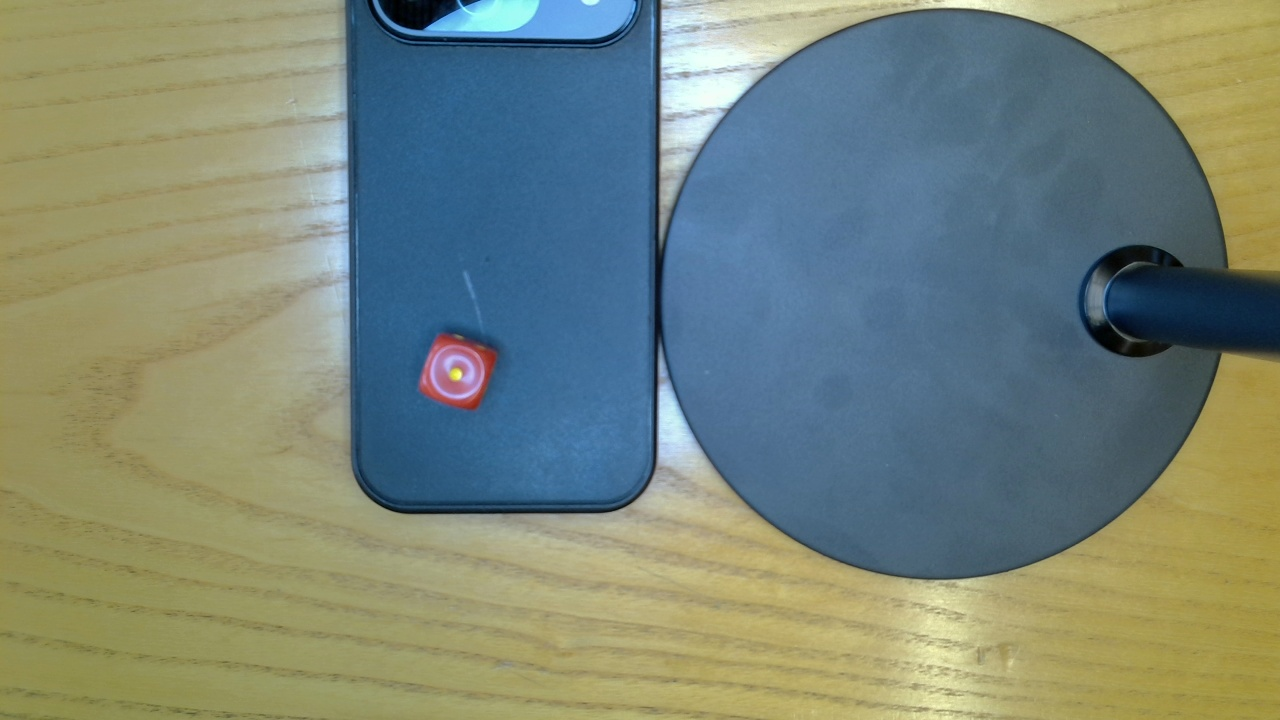
#> input picture dice/calibration/red/0001.jpg, 1280 x 720 px, given in place of the camera
$ python app.py
#> lines starting #> are read from the running program, lines starting #| are printed output that depends on the picture; after the words box and inside, x2 and y2 are one past the last pixel; in counts of white or black regions, pixels touching at a corner belong together
from __future__ import annotations

import argparse
import collections
import platform
import sys
from dataclasses import dataclass, field
from pathlib import Path

import cv2
import numpy as np

sys.path.insert(0, str(Path(__file__).parent))

try:
    from pygrabber.dshow_graph import FilterGraph
except ImportError:
    FilterGraph = None


# ── HSV colour ranges  (H: 0-180, S: 0-255, V: 0-255) ────────────────────────

# Die body colours
_YELLOW_BODY = [((22, 60, 120), (34, 255, 255))]
_RED_BODY    = [((0, 120, 70), (20, 255, 255))]
_WHITE_BODY  = [((0, 0, 170), (180, 50, 255))]

# Pip colours (yellow die → red pips; red die → yellow pips)
_RED_PIP    = [((0, 100, 70), (10, 255, 255)), ((160, 100, 70), (180, 255, 255))]
_YELLOW_PIP = [((15, 0, 0), (35, 255, 255))]

# Symbol colours for the white die
_GREEN_SYM  = [((40, 60, 60),  (80, 255, 255))]
_BLUE_SYM   = [((90, 80, 60),  (130, 255, 255))]
_YELLOW_SYM = [((10, 60, 60),  (35, 255, 255))]
_BLACK_SYM  = [((0, 0, 0),     (180, 255, 70))]

# Brown tray range (tune if lighting changes)
_TRAY_BROWN = [((1, 30, 10), (18, 200, 80))]
_TRAY_CTRL_WINDOW = "Tray HSV Controls"

# Flat side of the tray ROI: "bottom" | "top" | "left" | "right"
# The circle will be clipped by a chord at this side.
_TRAY_FLAT_SIDE = "bottom"
# Scale applied to the detected tray radius so the ROI tracks the tray interior, not the outer rim.
_TRAY_RADIUS_SCALE = 0.91
# How far the chord cuts in from the edge of the inscribed circle (0.0 = no cut, 1.0 = half)
_TRAY_FLAT_DEPTH = 0.24

# Debug HSV picker state
_DEBUG_HSV_STATE = {
    "current_frame_hsv": None,
    "last_clicked_hsv": None,
    "hover_hsv": None,
    "hover_pos": None,
    "enable": False
}


def _noop(_: int) -> None:
    pass


# [83 lines left out: functions _make_flat_circle_mask, _on_mouse_click, not called in this run]


def _init_tray_hsv_controls() -> None:
    cv2.namedWindow(_TRAY_CTRL_WINDOW, cv2.WINDOW_NORMAL)
    cv2.resizeWindow(_TRAY_CTRL_WINDOW, 420, 220)
    lo, hi = _TRAY_BROWN[0]
    cv2.createTrackbar("H min", _TRAY_CTRL_WINDOW, lo[0], 180, _noop)
    cv2.createTrackbar("H max", _TRAY_CTRL_WINDOW, hi[0], 180, _noop)
    cv2.createTrackbar("S min", _TRAY_CTRL_WINDOW, lo[1], 255, _noop)
    cv2.createTrackbar("S max", _TRAY_CTRL_WINDOW, hi[1], 255, _noop)
    cv2.createTrackbar("V min", _TRAY_CTRL_WINDOW, lo[2], 255, _noop)
    cv2.createTrackbar("V max", _TRAY_CTRL_WINDOW, hi[2], 255, _noop)


def _read_tray_hsv_controls() -> list[tuple[tuple[int, int, int], tuple[int, int, int]]]:
    try:
        if cv2.getWindowProperty(_TRAY_CTRL_WINDOW, cv2.WND_PROP_VISIBLE) < 0:
            _init_tray_hsv_controls()

        h_min = cv2.getTrackbarPos("H min", _TRAY_CTRL_WINDOW)
        h_max = cv2.getTrackbarPos("H max", _TRAY_CTRL_WINDOW)
        s_min = cv2.getTrackbarPos("S min", _TRAY_CTRL_WINDOW)
        s_max = cv2.getTrackbarPos("S max", _TRAY_CTRL_WINDOW)
        v_min = cv2.getTrackbarPos("V min", _TRAY_CTRL_WINDOW)
        v_max = cv2.getTrackbarPos("V max", _TRAY_CTRL_WINDOW)
    except cv2.error:
        return list(_TRAY_BROWN)

    lo = (min(h_min, h_max), min(s_min, s_max), min(v_min, v_max))
    hi = (max(h_min, h_max), max(s_min, s_max), max(v_min, v_max))
    return [(lo, hi)]

# One entry per physical die; drives both detection and analysis
_DIE_TYPES: list[dict] = [
    {"label": "Yellow", "body": _YELLOW_BODY, "pip_ranges": _RED_PIP,    "symbol": False, "color": (0, 200, 255)},
    {"label": "Red",    "body": _RED_BODY,    "pip_ranges": _YELLOW_PIP, "symbol": False, "color": (0, 0, 220)},
    {"label": "White",  "body": _WHITE_BODY,  "pip_ranges": None,        "symbol": True,  "color": (200, 200, 200)},
]


# ── Dataclass ─────────────────────────────────────────────────────────────────

@dataclass
class DieDetection:
    label: str                    # "Yellow" | "Red" | "White"
    contour: np.ndarray
    center: tuple[int, int]
    area: float
    value: int | str | None       # 1-6 for pipped dice; colour name for white die
    best_guess: int | str | None = field(default=None)  # most common value over recent frames


class ValueHistory:
    """Tracks per-die value detections over a rolling window and returns the mode."""

    def __init__(self, window: int = 30) -> None:
        self._window = window
        # label -> deque of recent values (None entries excluded from vote)
        self._history: dict[str, collections.deque] = {}

    # [11 lines left out: function update, not called in this run]

    def reset(self, label: str) -> None:
        """Clear history for a die (e.g. when it leaves the frame)."""
        self._history.pop(label, None)


# ── Colour helpers ────────────────────────────────────────────────────────────

def _hsv_mask(hsv: np.ndarray, ranges: list[tuple]) -> np.ndarray:
    mask = np.zeros(hsv.shape[:2], dtype=np.uint8)
    for lo, hi in ranges:
        mask = cv2.bitwise_or(mask, cv2.inRange(hsv, lo, hi))
    return mask


# [61 lines left out: functions _center_roi, _detect_tray_circle, _count_circular_blobs, not called in this run]


def count_colored_pips(warped: np.ndarray, pip_ranges: list[tuple]) -> int | None:
    hsv = cv2.cvtColor(warped, cv2.COLOR_BGR2HSV)
    return _count_circular_blobs(_center_roi(_hsv_mask(hsv, pip_ranges)))


# [38 lines left out: functions detect_white_die_symbol, _order_points, _warp_die, _contour_center, not called in this run]


# ── Detector ──────────────────────────────────────────────────────────────────

class DiceDetector:
    _CLOSE = np.ones((7, 7), dtype=np.uint8)
    _OPEN  = np.ones((5, 5), dtype=np.uint8)
    _MIN_AREA_FRAC = 0.003
    _MAX_AREA_FRAC = 0.04
    _MAX_ASPECT_RATIO = 1.55
    _MIN_RECT_FILL = 0.58
    _MAX_SQUARE_SHAPE_SCORE = 0.16
    _TRAY_KEEP_FRAMES = 45

    def __init__(self) -> None:
        self.last_tray_circle: tuple[int, int, int] | None = None
        self.last_tray_mask: np.ndarray | None = None
        self.tray_brown_ranges: list[tuple[tuple[int, int, int], tuple[int, int, int]]] = list(_TRAY_BROWN)
        self._tray_miss_count = 0

    def _tray_mask(self, frame: np.ndarray) -> np.ndarray:
        h, w = frame.shape[:2]
        hsv = cv2.cvtColor(frame, cv2.COLOR_BGR2HSV)
        brown_mask = _hsv_mask(hsv, self.tray_brown_ranges)
        brown_mask = cv2.morphologyEx(brown_mask, cv2.MORPH_CLOSE, np.ones((9, 9), dtype=np.uint8), iterations=2)
        brown_mask = cv2.morphologyEx(brown_mask, cv2.MORPH_OPEN, np.ones((5, 5), dtype=np.uint8), iterations=1)

        contours, _ = cv2.findContours(brown_mask, cv2.RETR_EXTERNAL, cv2.CHAIN_APPROX_SIMPLE)
        if contours:
            largest = max(contours, key=cv2.contourArea)
            if cv2.contourArea(largest) > (h * w * 0.05):
                mask = np.zeros((h, w), dtype=np.uint8)
                cv2.drawContours(mask, [largest], -1, 255, thickness=-1)
                self.last_tray_mask = mask
                self.last_tray_circle = None
                self._tray_miss_count = 0
                return mask

        if self.last_tray_mask is not None:
            self._tray_miss_count += 1
            if self._tray_miss_count <= self._TRAY_KEEP_FRAMES:
                return self.last_tray_mask
            self.last_tray_mask = None

        self.last_tray_circle = None
        return np.zeros((h, w), dtype=np.uint8)

    # [34 lines left out: function _is_die_like_contour, not called in this run]

    def _best_contour(self, frame: np.ndarray, body_ranges: list[tuple]) -> np.ndarray | None:
        """Find the largest blob matching the body colour that looks like a die face."""
        hsv = cv2.cvtColor(frame, cv2.COLOR_BGR2HSV)
        mask = _hsv_mask(hsv, body_ranges)
        mask = cv2.morphologyEx(mask, cv2.MORPH_CLOSE, self._CLOSE, iterations=3)
        mask = cv2.morphologyEx(mask, cv2.MORPH_OPEN,  self._OPEN,  iterations=1)

        contours, _ = cv2.findContours(mask, cv2.RETR_EXTERNAL, cv2.CHAIN_APPROX_SIMPLE)
        frame_area = frame.shape[0] * frame.shape[1]
        best, best_area = None, 0.0
        for c in contours:
            if not self._is_die_like_contour(c, frame_area):
                continue

            a = cv2.contourArea(c)
            if a > best_area:
                best_area, best = a, c
        return best

    def detect(self, frame: np.ndarray, use_roi: bool = True) -> list[DieDetection]:
        results: list[DieDetection] = []
        if use_roi:
            tray_mask = self._tray_mask(frame)
            masked_frame = cv2.bitwise_and(frame, frame, mask=tray_mask)
        else:
            masked_frame = frame

        for die_type in _DIE_TYPES:
            contour = self._best_contour(masked_frame, die_type["body"])
            if contour is None:
                continue

            corners = cv2.boxPoints(cv2.minAreaRect(contour.astype(np.float32))).astype(np.int32)
            warped = _warp_die(frame, corners)

            value: int | str | None
            if die_type["symbol"]:
                value = detect_white_die_symbol(warped)
            else:
                value = count_colored_pips(warped, die_type["pip_ranges"])

            results.append(DieDetection(
                label=die_type["label"],
                contour=contour,
                center=_contour_center(contour),
                area=cv2.contourArea(contour),
                value=value,
            ))

        results.sort(key=lambda d: (d.center[1], d.center[0]))
        return results


# ── Overlay ───────────────────────────────────────────────────────────────────

def draw_detections(
    frame: np.ndarray,
    detections: list[DieDetection],
    tray_circle: tuple[int, int, int] | None = None,
    tray_mask: np.ndarray | None = None,
    use_roi: bool = True,
) -> np.ndarray:
    if use_roi and tray_mask is not None:
        out = cv2.bitwise_and(frame, frame, mask=tray_mask)
    else:
        out = frame.copy()

    found_labels = {d.label for d in detections}

    for det in detections:
        color = next(t["color"] for t in _DIE_TYPES if t["label"] == det.label)
        cv2.polylines(out, [cv2.convexHull(det.contour)], True, color, 2)

        v = det.value if det.value is not None else "?"
        bg = det.best_guess if det.best_guess is not None else "?"
        live_label = f"{det.label}: {v}"
        best_label = f"  best: {bg}"
        org_live = (det.center[0] - 55, det.center[1] - 10)
        org_best = (det.center[0] - 55, det.center[1] + 18)
        cv2.putText(out, live_label, org_live, cv2.FONT_HERSHEY_SIMPLEX, 0.65, (10, 10, 10), 3, cv2.LINE_AA)
        cv2.putText(out, live_label, org_live, cv2.FONT_HERSHEY_SIMPLEX, 0.65, color, 2, cv2.LINE_AA)
        cv2.putText(out, best_label, org_best, cv2.FONT_HERSHEY_SIMPLEX, 0.65, (10, 10, 10), 3, cv2.LINE_AA)
        cv2.putText(out, best_label, org_best, cv2.FONT_HERSHEY_SIMPLEX, 0.65, (255, 255, 255), 2, cv2.LINE_AA)

    missing = [t["label"] for t in _DIE_TYPES if t["label"] not in found_labels]
    status = "Detected: " + (", ".join(found_labels) if found_labels else "none")
    if missing:
        status += "  |  Not found: " + ", ".join(missing)
    cv2.putText(out, status, (20, 30), cv2.FONT_HERSHEY_SIMPLEX, 0.65, (10, 10, 10), 3, cv2.LINE_AA)
    cv2.putText(out, status, (20, 30), cv2.FONT_HERSHEY_SIMPLEX, 0.65, (255, 255, 255), 2, cv2.LINE_AA)
    return out


# ── Camera helpers ────────────────────────────────────────────────────────────

# [13 lines left out: function camera_name_matches, not called in this run]


def find_preferred_camera_index(preferred_name: str) -> int | None:
    if platform.system() != "Windows" or FilterGraph is None:
        return None
    try:
        devices = FilterGraph().get_input_devices()
    except Exception:
        return None
    for i, name in enumerate(devices):
        if camera_name_matches(name, preferred_name):
            return i
    for i, name in enumerate(devices):
        n = name.casefold()
        if "hd usb camera" in n:
            return i
    return None


def open_camera(
    camera_index: int,
    width: int,
    height: int,
    preferred_name: str | None = None,
    exposure: float | None = -3.0,
) -> tuple[cv2.VideoCapture, int]:
    idx = camera_index
    if preferred_name and camera_index == 0:
        preferred = find_preferred_camera_index(preferred_name)
        if preferred is not None:
            idx = preferred
    cap = cv2.VideoCapture(idx, cv2.CAP_DSHOW)
    if not cap.isOpened():
        cap = cv2.VideoCapture(idx)
    cap.set(cv2.CAP_PROP_FRAME_WIDTH, width)
    cap.set(cv2.CAP_PROP_FRAME_HEIGHT, height)
    cap.set(cv2.CAP_PROP_BUFFERSIZE, 1)

    # On many Windows webcams, manual exposure requires setting AUTO_EXPOSURE first.
    # DSHOW commonly uses 0.25 = manual and exposure values around -4 .. -10.
    if exposure is not None:
        cap.set(cv2.CAP_PROP_AUTO_EXPOSURE, 0.25)
        cap.set(cv2.CAP_PROP_EXPOSURE, float(exposure))

    return cap, idx


def set_manual_exposure(cap: cv2.VideoCapture, exposure: float) -> None:
    """Switch camera to manual exposure mode and apply exposure value."""
    cap.set(cv2.CAP_PROP_AUTO_EXPOSURE, 0.25)
    cap.set(cv2.CAP_PROP_EXPOSURE, float(exposure))


def set_auto_exposure(cap: cv2.VideoCapture) -> None:
    """Switch camera to auto exposure mode (best-effort across webcam drivers)."""
    cap.set(cv2.CAP_PROP_AUTO_EXPOSURE, 0.75)


# ── CLI ───────────────────────────────────────────────────────────────────────

def parse_args() -> argparse.Namespace:
    p = argparse.ArgumentParser(description="Detect three unique dice from a USB webcam.")
    p.add_argument("--camera-index", type=int, default=0)
    p.add_argument("--camera-name",  type=str, default="HD USB Camera")
    p.add_argument("--width",        type=int, default=1280)
    p.add_argument("--height",       type=int, default=720)
    p.add_argument(
        "--exposure",
        type=float,
        default=-3.0,
        help="Manual camera exposure (commonly -4 to -10 on Windows webcams).",
    )
    return p.parse_args()


def main() -> None:
    args = parse_args()
    detector = DiceDetector()
    history = ValueHistory(window=30)  # ~1 s at 30 fps
    capture, selected_index = open_camera(
        args.camera_index,
        args.width,
        args.height,
        args.camera_name,
        args.exposure,
    )

    if not capture.isOpened():
        raise RuntimeError("Could not open the webcam. Check the USB connection and camera index.")

    print(f"Using camera index {selected_index}.")
    print(f"Requested manual exposure: {args.exposure}")
    print("Press 'q' to quit.")
    print("Press 'd' to toggle HSV debug mode (click pixels to see HSV).")
    print("Press 'r' to toggle tray ROI masking.")
    print("Press 'e' to step exposure darker (-0.5).")
    print("Press 'w' to step exposure brighter (+0.5).")
    _init_tray_hsv_controls()
    mouse_callback_registered = False
    roi_enabled = True
    current_exposure = round(float(args.exposure) * 2.0) / 2.0
    current_exposure = max(-10.0, min(-1.0, current_exposure))
    set_manual_exposure(capture, current_exposure)

    while True:
        ok, frame = capture.read()
#> frame is the input picture: shape (720, 1280, 3); mean B, G, R 120, 133.2, 120.6
        if not ok:
            print("Could not read a frame from the webcam.")
            break
        detector.tray_brown_ranges = _read_tray_hsv_controls()
        detections = detector.detect(frame, use_roi=roi_enabled)
#> the loop in _hsv_mask, `for lo, hi in ranges:` made 1 pass
#> pass 1, in _hsv_mask, `mask = cv2.bitwise_or(mask, cv2.inRange(hsv, lo, hi))`:
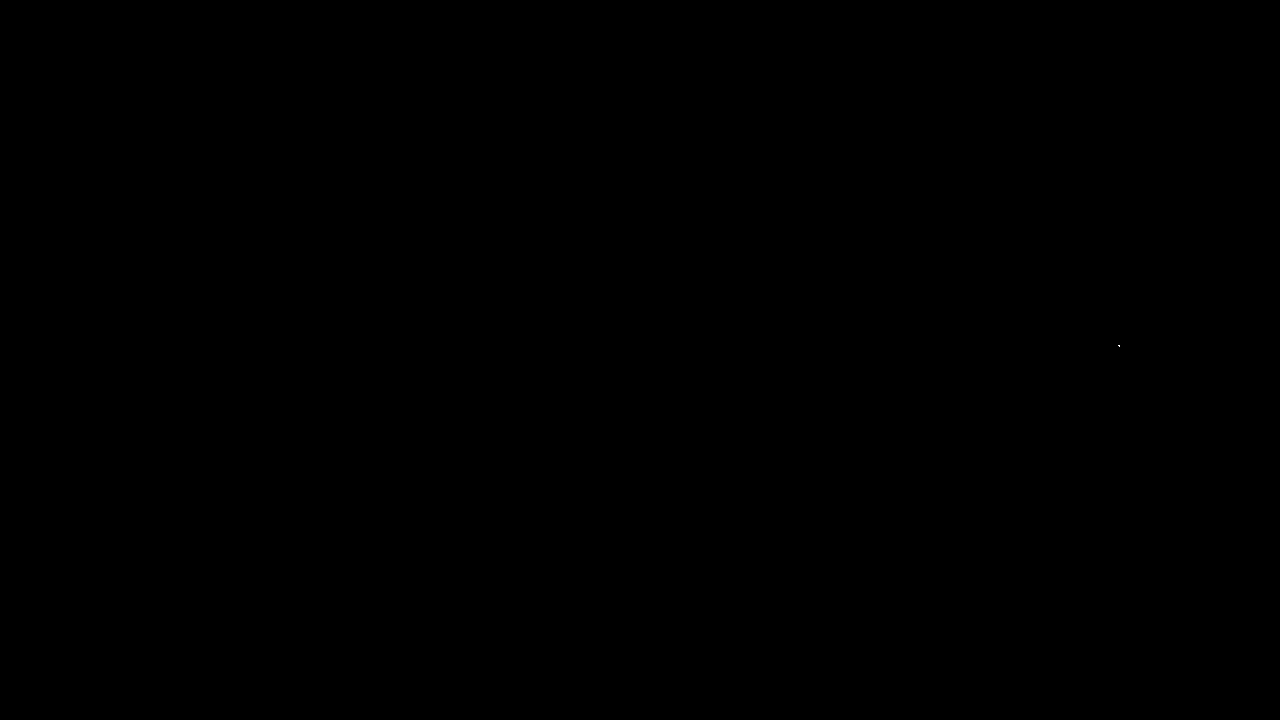
#> mask: shape (720, 1280); 0% white in thin lines or dots, all inside (x1, y1, x2, y2) = (1118, 345, 1120, 347)
#> in _tray_mask, `contours, _ = cv2.findContours(brown_mask, cv2.RETR_EXTERNAL, cv2.CHAI..`: contours = []
#> detections = []

        # Update best-guess history; clear history for dice not seen this frame
        detected_labels = {d.label for d in detections}
#> detected_labels = 0 items
        for die_type in _DIE_TYPES:
            if die_type["label"] not in detected_labels:
                history.reset(die_type["label"])
        for det in detections:
            det.best_guess = history.update(det.label, det.value)
#> this loop made 0 passes

        hsv_frame = cv2.cvtColor(frame, cv2.COLOR_BGR2HSV)
        _DEBUG_HSV_STATE["current_frame_hsv"] = hsv_frame

        display = draw_detections(frame, detections, detector.last_tray_circle, detector.last_tray_mask, use_roi=roi_enabled)
#> in draw_detections, `missing = [t["label"] for t in _DIE_TYPES if t["label"] not in found_l..`: missing = ['Yellow', 'Red', 'White']
#> in draw_detections, `cv2.putText(out, status, (20, 30), cv2.FONT_HERSHEY_SIMPLEX, 0.65, (25..`:
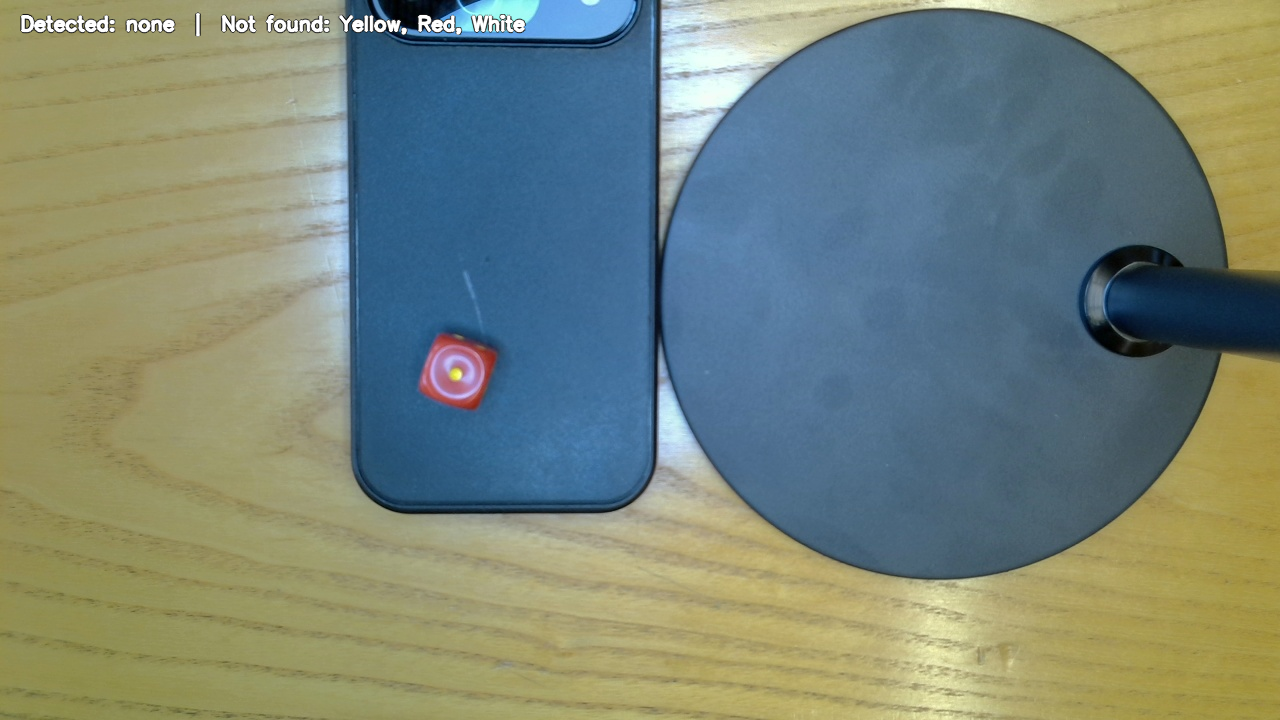
#> out: shape (720, 1280, 3); mean B, G, R 120.3, 133.3, 120.9

        # ROI status indicator
        roi_text = "ROI: ON" if roi_enabled else "ROI: OFF"
        roi_color = (0, 220, 0) if roi_enabled else (0, 80, 220)
        cv2.putText(display, roi_text, (display.shape[1] - 130, 30), cv2.FONT_HERSHEY_SIMPLEX, 0.65, (10, 10, 10), 3, cv2.LINE_AA)
        cv2.putText(display, roi_text, (display.shape[1] - 130, 30), cv2.FONT_HERSHEY_SIMPLEX, 0.65, roi_color, 2, cv2.LINE_AA)
#> (the rest of the program and of its run is left out)
